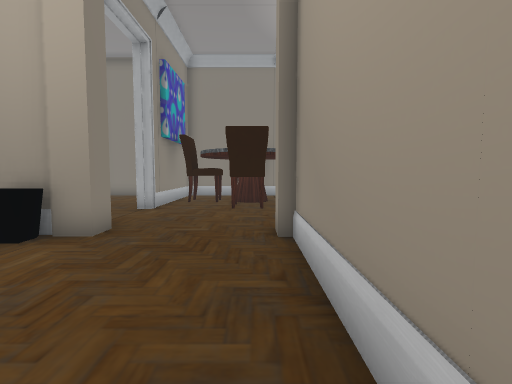
View 1 (above)

20 first-person views from a walk through a 3-D level made in the Unity game engine. The camera is 1.3 m above the floor, tilts 4° down and sees 85° across. Doors are open. The floor is counted in squares, 1 m on a side. Each view is taken from the middle of a square. On the plan, view 1 faces up. The plan holds only what a view shows up to about 13 squares ahead; the rest is blank. The place goes on beyond the plan. The player character is not drawn. Some surface patterns are stand-ins.

View 2
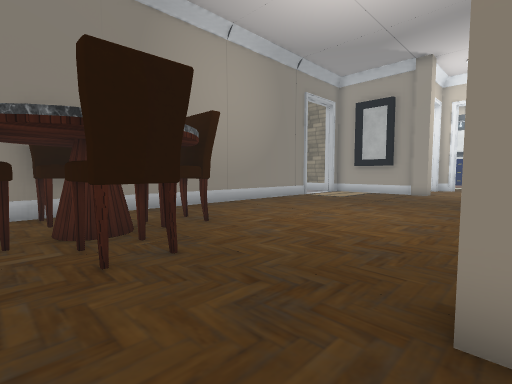

View 3
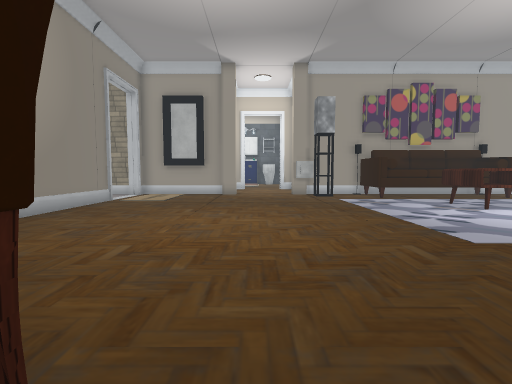

View 4
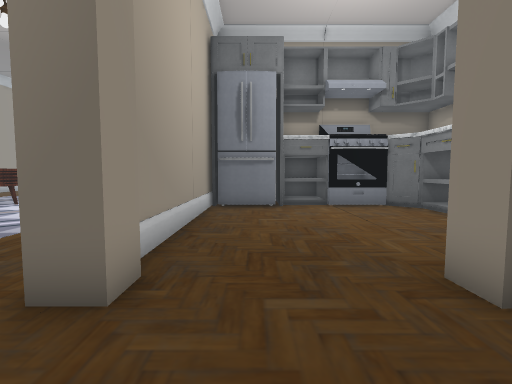

View 5
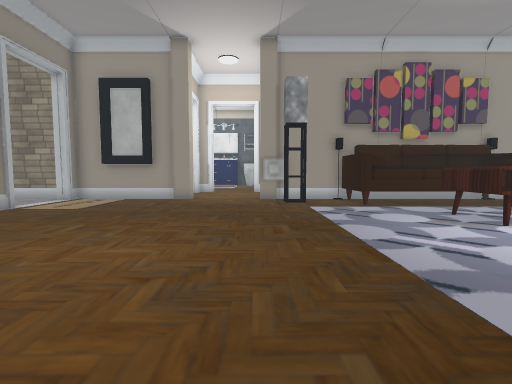

View 6
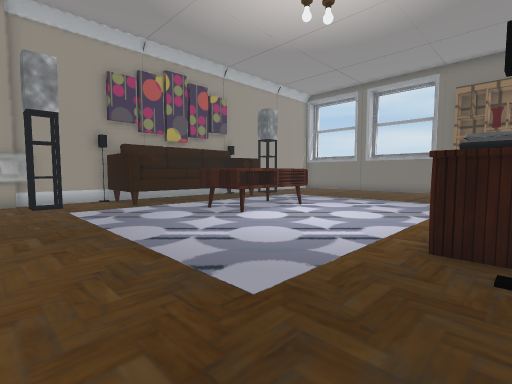

View 7
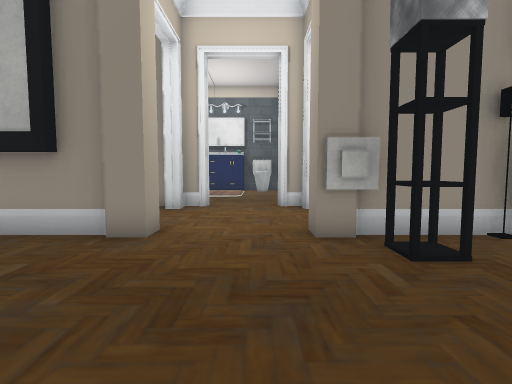

View 8
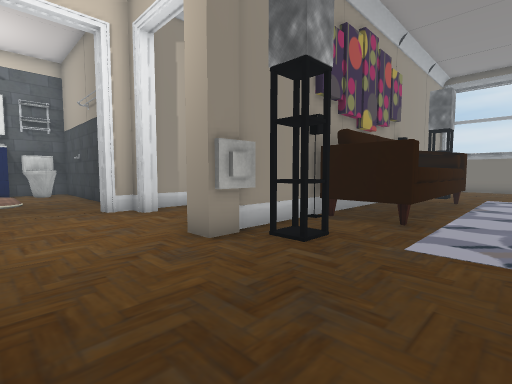

View 9
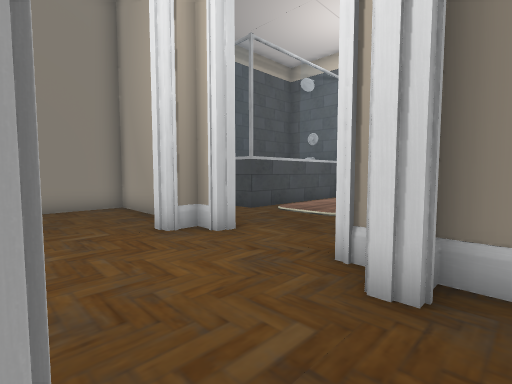

View 10
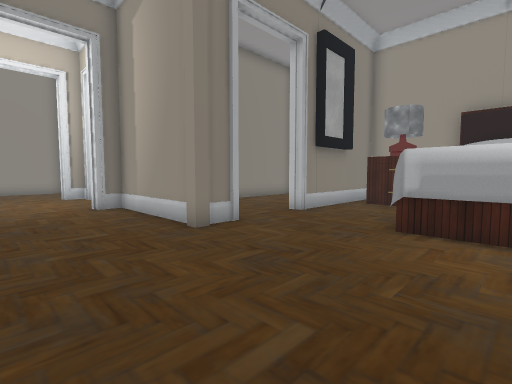

View 11
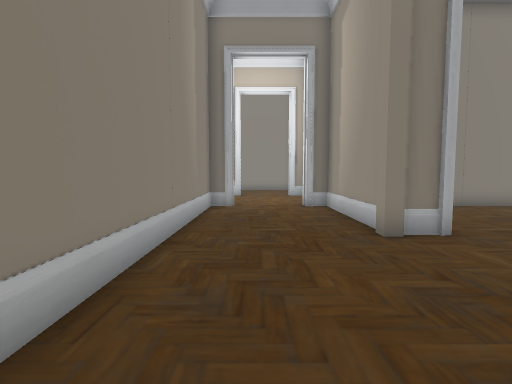

View 12
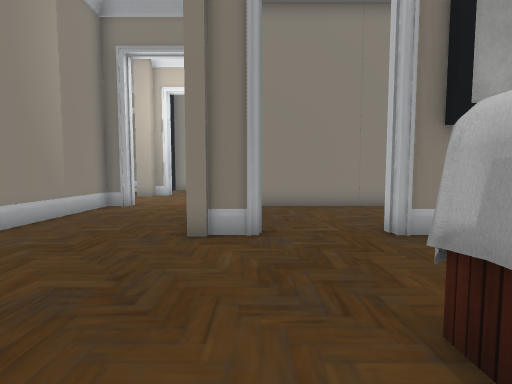

View 13
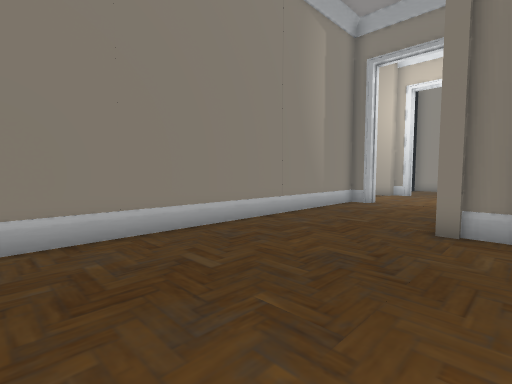

View 14
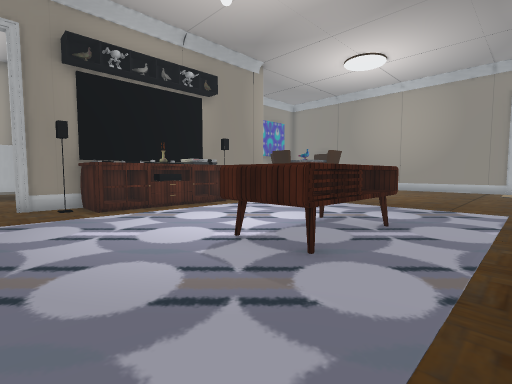

View 15
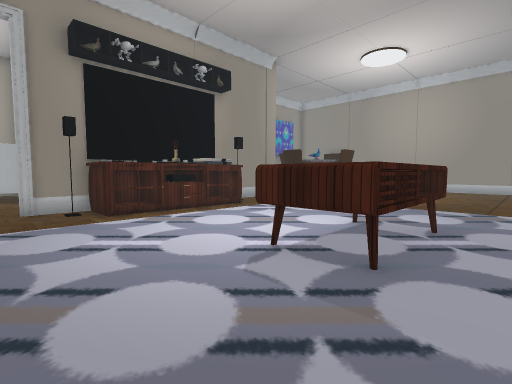

View 16
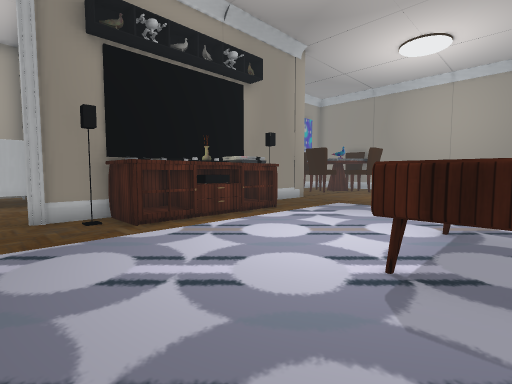

View 17
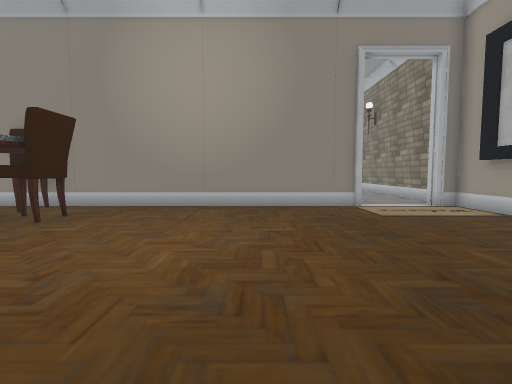

View 18
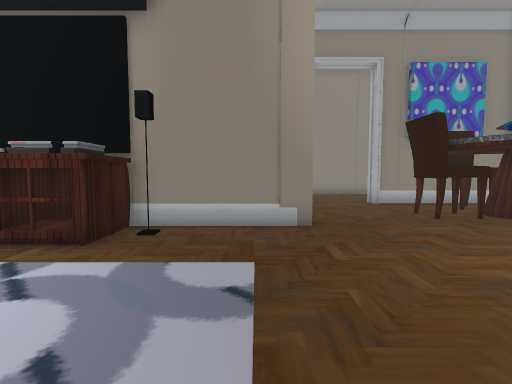

View 19
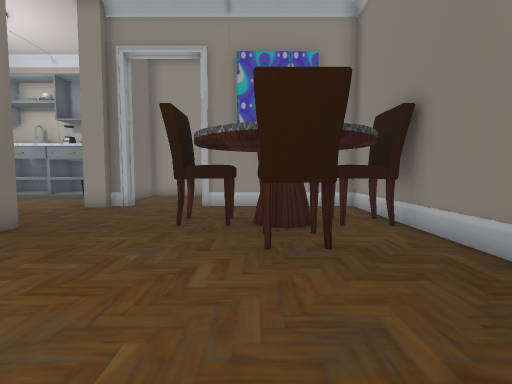

View 20
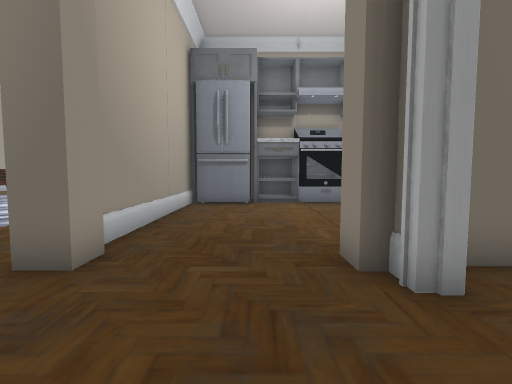

### Floor plan
Points are (right, up) in squares from view 1. A wall is a line through its corners. A room is listed if a view was taken in it or the views show most of it. See-through windows are left out.
Room 1 (views 1, 2, 3, 4, 5, 6, 7, 8, 14, 15, 16, 17, 18, 19, 20)
walls: (0.4, 5.5) (0.4, 6.4) (1.2, 6.4) (1.2, 1.5); (13.2, 2.4) (13, 2.9) (15.5, 2.9); (14, 4.7) (14, 5.7) (14.5, 5.7); (0.8, -2.4) (0.8, 5.6); (15, 2.8) (15.6, 3); (15.5, 5.9) (15.5, 6.8) (16.4, 6.8); (1.2, -3.5) (1.2, -5.1); (14.8, 0.4) (14.8, 1.3); (-3.9, 6.4) (-3.2, 6.4); (-4.1, 5.8) (-5.4, 5.8); (-4, 7.1) (-3.5, 6.7) (-3.5, 5.6) (-4.2, 5.6); (13.1, -3.2) (14.8, -3.2) (14.8, -1.7); (14.8, -1.6) (14.8, -0.4); (15.8, -0.1) (15.8, 6); (15.8, 11) (15.8, 15.8) (14.9, 15.8); (16.4, 10.2) (15.5, 10.2) (15.5, 11); (13, -4.3) (13, 2.9); (-3.4, -2) (-3.4, -2.5); (-3.9, -2) (-2, -2); (12.1, 15.8) (-3.9, 15.8); (-3.7, 13) (-3.7, 10.1) (-3.9, 9.9); (-3.6, 13.3) (-3.5, 9.9); (-3.8, -3.6) (-2.2, -3.6); (19.9, 6.2) (20.8, 6.2) (20.8, 7) (21, 7.1); (19.9, 6.4) (20.4, 6.4); (15.2, 15.6) (14.9, 16); (-6.5, -1.5) (-6.1, -1.9); (-3.6, 15.9) (-3.6, 13.8); (20.9, 9.9) (20.8, 10) (20.8, 10.8) (20, 10.8) (19.9, 10.9)
ways out: open door at (18.5, 6) to room 2; open door at (18.5, 11) to room 3; open door at (-4, -2); open door at (-4, 8.5); open door at (-2.3, -2.7); open door at (1, -5.5); open door at (13.5, 16); open door at (21, 8.5)
objects: stove (-6, -3) to (-4, -2); bin (-5, 5) to (-4, 5); other object (-3, -2); chair (-3, 12) to (-2, 13); fridge (-1, -3) to (0, -2); chair (-1, 10) to (0, 11); table (-1, 12) to (0, 13); chair (-1, 14) to (0, 15); cabinet (1, -3); chair (1, 12) to (2, 13); table (2, -3) to (3, -1); console (2, 0) to (3, 2); table (9, -2) to (11, 1)
Room 2 (views 9, 10, 11, 12, 13)
walls: (20.8, 1.4) (20.8, 5.8) (19.9, 5.8); (22.1, 0.8) (21.4, 0.8); (23.2, -3.3) (23.4, -2.8); (23.4, -4.7) (23.4, -3) (23.6, -2.8); (20.2, 5.6) (19.9, 5.9); (17.1, 5.8) (16.2, 5.8) (16.2, -5.9); (17.3, 6) (17, 5.6); (27.5, 0.8) (25, 0.8) (24.9, 0.9)
ways out: open door at (18.5, 6) to room 1; open door at (23.5, 1)
objects: other object (21, 1)
Room 3 (no view inside)
walls: (20.8, 11.5) (20.8, 15.8) (18.4, 15.8)
ways out: open door at (18.5, 11) to room 1

Where each view was taken, in squares from view 1:
view 1: 0 up, 0 right, facing up
view 2: 6 up, 2 left, facing up-right
view 3: 9 up, 1 left, facing right
view 4: 9 up, 1 left, facing down
view 5: 7 up, 2 right, facing right
view 6: 7 up, 2 right, facing down-right
view 7: 8 up, 10 right, facing right
view 8: 10 up, 11 right, facing down-right
view 9: 5 up, 17 right, facing up-right
view 10: 5 down, 17 right, facing up-right
view 11: 5 down, 18 right, facing up
view 12: 5 down, 22 right, facing up
view 13: 6 down, 22 right, facing up-left
view 14: 6 down, 13 right, facing up-left
view 15: 6 down, 12 right, facing up-left
view 16: 6 down, 10 right, facing up-left
view 17: 5 up, 8 right, facing up
view 18: 5 up, 8 right, facing left
view 19: 12 up, 7 right, facing left
view 20: 10 up, 2 left, facing down
